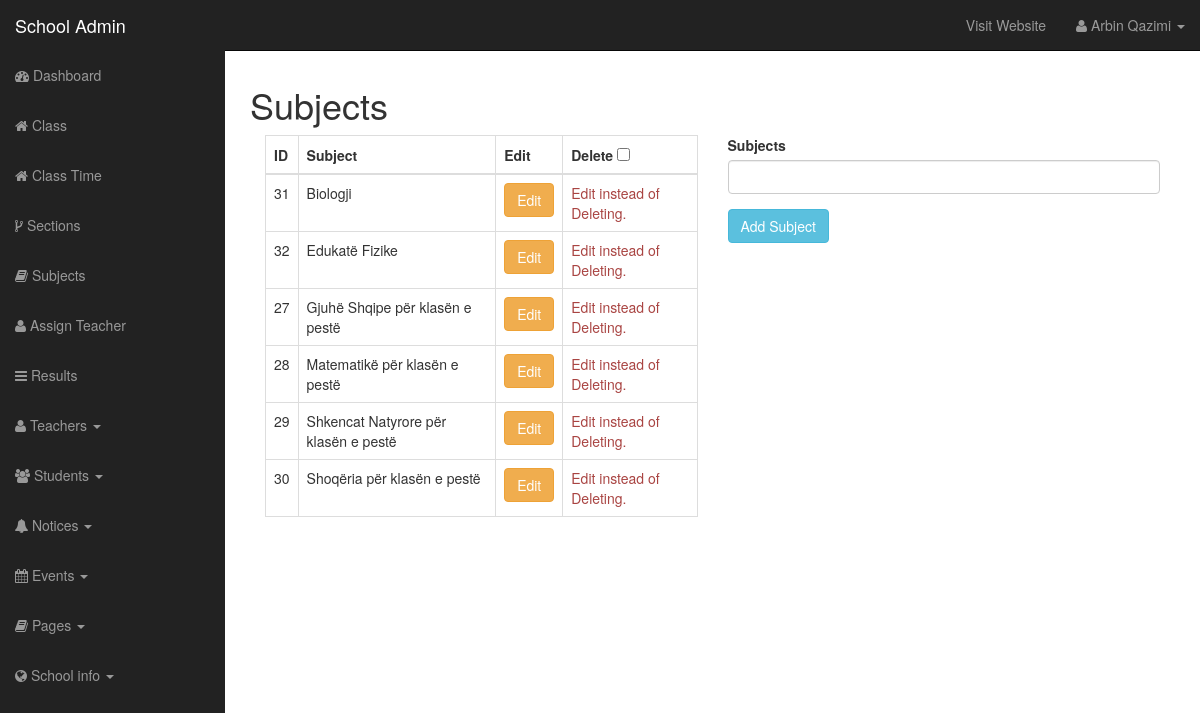
The app's page /school-admin/subjects.php (signed in) with its own data.
### tables this page shows
CREATE TABLE `user` (
  `id` int(12) NOT NULL,
  `username` varchar(100) NOT NULL,
  `user_password` varchar(255) NOT NULL,
  `user_role` varchar(30) NOT NULL,
  `user_firstname` varchar(50) DEFAULT NULL,
  `user_lastname` varchar(50) DEFAULT NULL
);

CREATE TABLE `subjects` (
  `id` int(5) NOT NULL,
  `subject` varchar(255) DEFAULT NULL
);

### functions.php (called while the page is built, shortened)
<?php
require_once "includes/db.php";
function get_name_by_session() {
	global $conn;
	$fullName = '';
	if(isset($_SESSION['username'])) {
		$session_user = $_SESSION['username'];
		$query = "SELECT user_firstname, user_lastname FROM user WHERE username='$session_user' LIMIT 1";
		$result = mysqli_query($conn, $query);
		$row = mysqli_fetch_assoc($result);
		$first_name = $row['user_firstname'];
		$last_name = $row['user_lastname'];
		$fullName = $first_name . " " . $last_name;
	}
	return $fullName;
}

### school-admin/subjects.php (the view, shortened to what this page needs)
<?php require_once "includes/header.php"; ?>
	<h1>Subjects</h1>
		<div class="row">
			<div class="col-md-12">
				<div class="col-md-6">
					<table class="table table-bordered">
						<thead>
							<tr>
								<th>ID</th>
								<th>Subject</th>
								<th>Edit</th>
								<th>Delete <input type="checkbox" class="delete-modify"></th>
							</tr>
						</thead>
						<tbody>
							<?php
								$query = "SELECT * FROM subjects ORDER BY subject ASC";
								$result = mysqli_query($conn, $query);
								while ($row = mysqli_fetch_assoc($result)) {
									echo "<tr>";
									echo "<td>".$row['id']."</td>";
									echo "<td>".$row['subject']."</td>";
									echo "<td><a href='subjects.php?edit_subject=".$row['id']."' class='btn btn-warning'>Edit</a></td>";
									echo "<td><a href='subjects.php?delete_subject=".$row['id']."' class='btn btn-danger delete-hidden'>Delete</a><span class='text-danger shwo-text'>Edit instead of Deleting.</span></td>";
									echo "</tr>";
								}
							?>
						</tbody>
					</table>
				</div>
				<?php if(isset($_GET['edit_subject'])) { ?>
				<div class="col-md-6">
					<?php update_subject($_GET['edit_subject']); ?>
					<?php
						$subject = $_GET['edit_subject'];
						$query2 = "SELECT * FROM subjects WHERE id=$subject";
						$result2 = mysqli_query($conn, $query2);
						$row2 = mysqli_fetch_assoc($result2);
					?>
					<form action="" method="post">
						<div class="form-group">
							<label for="">Update Subject</label>
							<input type="text" name="subject" class="form-control" value="<?php echo $row2['subject']; ?>">
						</div>
						<div class="form-group">
							<input type="submit" name="subject_update_submit" value="Update Subject" class="btn btn-warning">
						</div>
					</form>
				</div>
				<?php } else { ?>
				<div class="col-md-6">
					<form action="" method="post">
						<div class="form-group">
							<label for="">Subjects</label>
							<input type="text" name="subject" class="form-control">
						</div>
						<div class="form-group">
							<input type="submit" name="subject_submit" value="Add Subject" class="btn btn-info">
						</div>
					</form>
				</div>
				<?php } ?>
			</div>
		</div>
<?php require_once "includes/footer.php"; ?>

### school-admin/includes/header.php (shortened to what this page needs)
<?php
	require_once "../functions.php";
?>
<!DOCTYPE html>
<html lang="en">
	<head>
		<link href="css/bootstrap.css" rel="stylesheet">
		<link href="css/bootstrap-datepicker.css" rel="stylesheet">
		<link href="css/sb-admin.css" rel="stylesheet">
		<link rel="stylesheet" href="font-awesome/css/font-awesome.min.css">
	</head>
	<body>
		<div id="wrapper">
			<nav class="navbar navbar-inverse navbar-fixed-top" role="navigation">
				<div class="navbar-header">
					<a class="navbar-brand" href="index.php">School Admin</a>
				</div>
				<div class="collapse navbar-collapse navbar-ex1-collapse">
					<ul class="nav navbar-nav side-nav">
						<li><a href="index.php"><i class="fa fa-dashboard"></i> Dashboard</a></li>
						<li><a href="class.php"><i class="fa fa-home"></i> Class</a></li>
						<li><a href="class_time.php"><i class="fa fa-home"></i> Class Time</a></li>
						<li><a href="sections.php"><i class="fa fa-code-fork"></i> Sections</a></li>
						<li><a href="subjects.php"><i class="fa fa-book"></i> Subjects</a></li>
						<li><a href="assign_teacher.php"><i class="fa fa-user"></i> Assign Teacher</a></li>
						<li><a href="calculate_results.php"><i class="fa fa-bars"></i> Results</a></li>
						<li class="dropdown">
							<a href="#" class="dropdown-toggle" data-toggle="dropdown"><i class="fa fa-user"></i> Teachers <b class="caret"></b></a>
						</li>
						<li class="dropdown">
							<a href="#" class="dropdown-toggle" data-toggle="dropdown"><i class="fa fa-users"></i> Students <b class="caret"></b></a>
						</li>
						<li class="dropdown">
							<a href="#" class="dropdown-toggle" data-toggle="dropdown"><i class="fa fa-bell"></i> Notices <b class="caret"></b></a>
						</li>
						<li class="dropdown">
							<a href="#" class="dropdown-toggle" data-toggle="dropdown"><i class="fa fa-calendar"></i> Events <b class="caret"></b></a>
						</li>
						<li class="dropdown">
							<a href="#" class="dropdown-toggle" data-toggle="dropdown"><i class="fa fa-book"></i> Pages <b class="caret"></b></a>
						</li>
						<li class="dropdown">
							<a href="#" class="dropdown-toggle" data-toggle="dropdown"><i class="fa fa-globe"></i> School info <b class="caret"></b></a>
						</li>
					</ul>
					<ul class="nav navbar-nav navbar-right navbar-user">
						<li><a href="../index.php" target="_blank">Visit Website</a></li>
						<li class="dropdown user-dropdown">
							<a href="#" class="dropdown-toggle" data-toggle="dropdown"><i class="fa fa-user"></i> <?php echo get_name_by_session(); ?> <b class="caret"></b></a>
						</li>
					</ul>
					</div>
				</nav>
				<div id="page-wrapper">
					<div class="row">
						<div class="col-lg-12">

### school-admin/css/sb-admin.css (style rules this page uses)
body { margin-top: 50px; }
#wrapper { padding-left: 0; }
#page-wrapper { width: 100%; padding: 5px 15px; }
@media (min-width:768px) { #wrapper { padding-left: 225px; } }
@media (min-width:768px) { #page-wrapper { padding: 15px 25px; } }
@media (min-width:768px) { .side-nav { margin-left: -225px; left: 225px; width: 225px; position: fixed; top: 50px; height: 100%; border-radius: 0; border: none; background-color: #222222; overflow-y: auto; } }
@media (min-width:768px) { .side-nav>li>a { width: 225px; } }
@media (min-width:768px) { .navbar-collapse { padding-left: 15px !important; padding-right: 15px !important; } }
.side-nav { padding-bottom: 50px; }

### records on screen
user: get_name_by_session() "Arbin Qazimi"
subjects: id "31", subject "Biologji"
subjects: id "32", subject "Edukatë Fizike"
subjects: id "27", subject "Gjuhë Shqipe për klasën e pestë"
subjects: id "28", subject "Matematikë për klasën e pestë"
subjects: id "29", subject "Shkencat Natyrore për klasën e pestë"
subjects: id "30", subject "Shoqëria për klasën e pestë"
